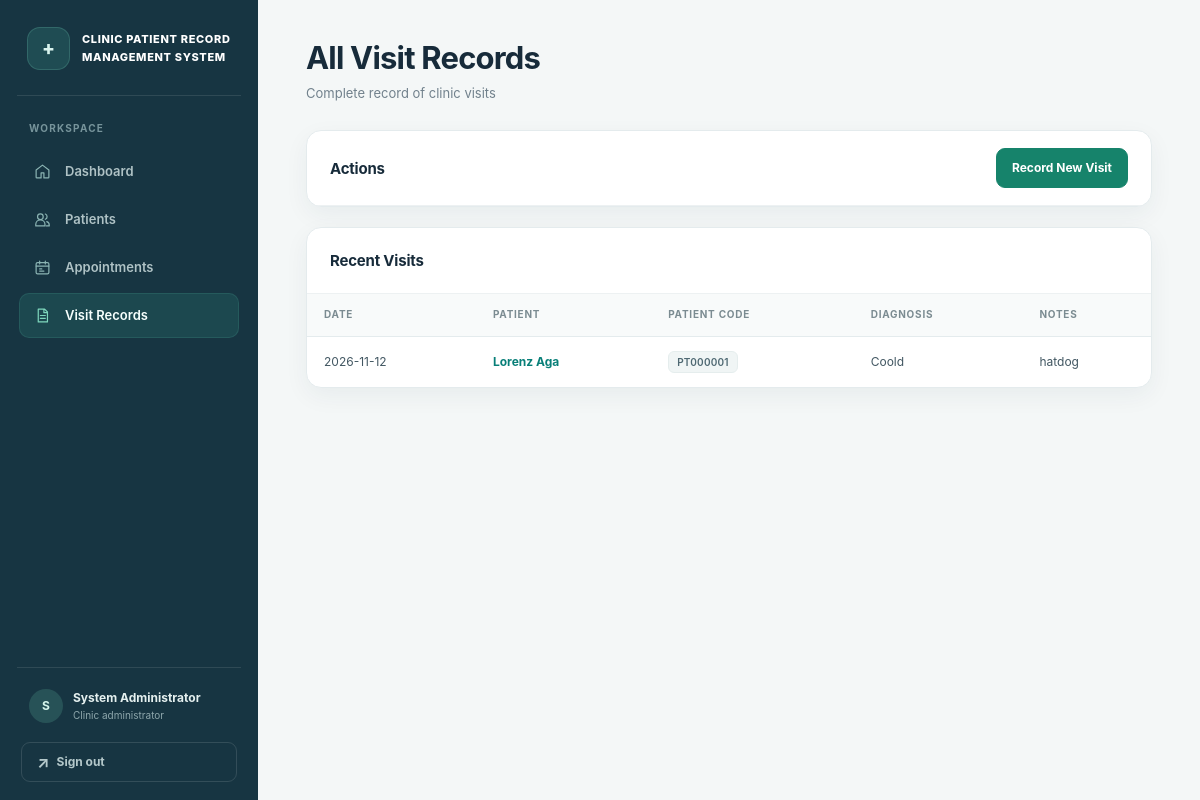
Page /visits (signed in) on the earlier database version.
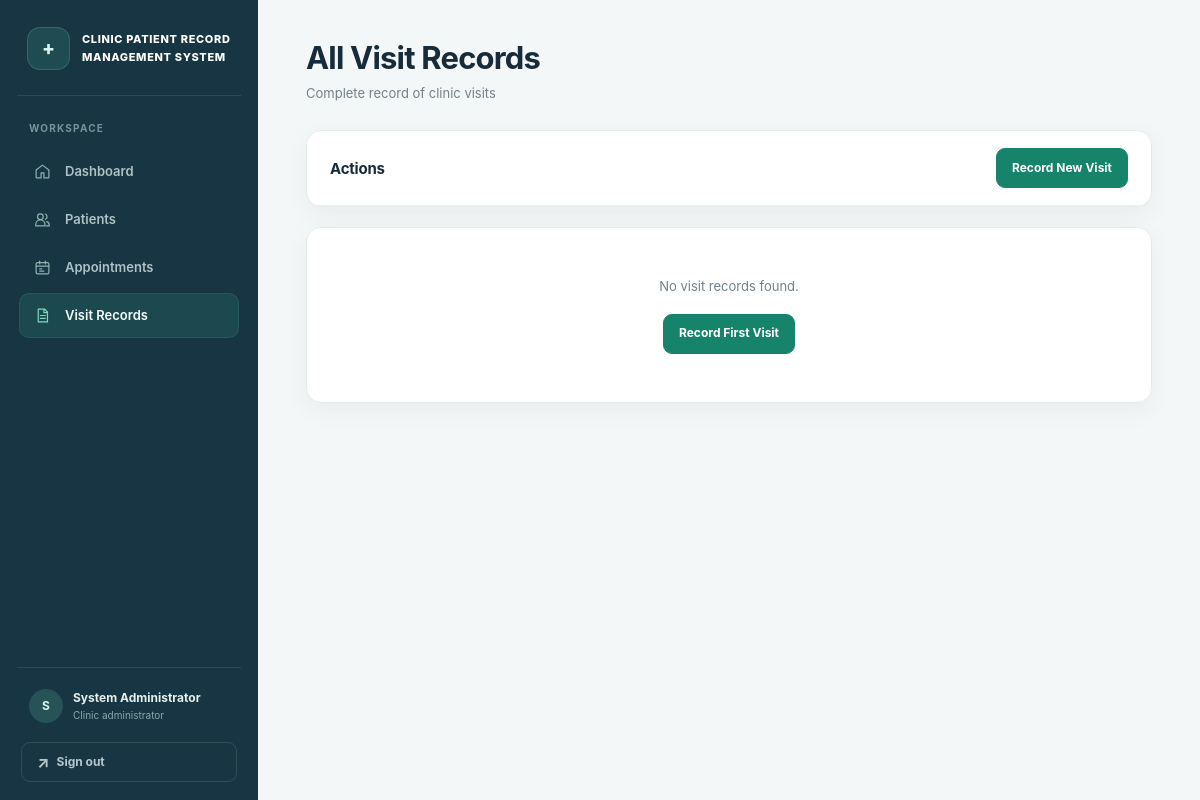
Same page on the later database version.
### tables this page shows
CREATE TABLE visits (
    visit_id INTEGER PRIMARY KEY AUTOINCREMENT,
    patient_id INTEGER NOT NULL,
    appointment_id INTEGER,
    visit_date TEXT NOT NULL,
    notes TEXT,
    diagnosis TEXT,
    created_at TEXT NOT NULL DEFAULT CURRENT_TIMESTAMP,
    updated_at TEXT NOT NULL DEFAULT CURRENT_TIMESTAMP,
    FOREIGN KEY (patient_id) REFERENCES patients(patient_id) ON DELETE CASCADE,
    FOREIGN KEY (appointment_id) REFERENCES appointments(appointment_id) ON DELETE SET NULL
);

CREATE TABLE patients (
    patient_id INTEGER PRIMARY KEY AUTOINCREMENT,
    patient_code TEXT UNIQUE NOT NULL,
    name TEXT NOT NULL,
    contact TEXT,
    date_of_birth TEXT,
    address TEXT,
    created_at TEXT NOT NULL DEFAULT CURRENT_TIMESTAMP,
    updated_at TEXT NOT NULL DEFAULT CURRENT_TIMESTAMP
);

### app.py (the view)
@app.route('/visits')
@login_required
def visits():
    visits_list = db.get_all_visits()
    return render_template('visit_history.html', visits=visits_list, patient=None)

### app.py (called while the page is built)
@app.after_request
def prevent_auth_page_caching(response):
    if request.endpoint in {'login', 'logout'}:
        response.headers['Cache-Control'] = 'no-store, no-cache, must-revalidate, max-age=0'
        response.headers['Pragma'] = 'no-cache'
        response.headers['Expires'] = '0'
    return response

def login_required(f):
    @wraps(f)
    def decorated_function(*args, **kwargs):
        if 'user_id' not in session:
            flash('Please log in to access this page.', 'error')
            return redirect(url_for('login'))
        return f(*args, **kwargs)
    return decorated_function

### database.py (called while the page is built)
def get_db_connection():
    conn = sqlite3.connect(DATABASE_PATH)
    conn.row_factory = sqlite3.Row
    conn.execute('PRAGMA foreign_keys = ON')
    return conn

def get_all_visits():
    conn = get_db_connection()
    visits = conn.execute(
        '''SELECT v.*, p.name, p.patient_code
           FROM visits v
           JOIN patients p ON v.patient_id = p.patient_id
           ORDER BY v.visit_date DESC'''
    ).fetchall()
    conn.close()
    return visits

### templates/visit_history.html (shortened to what this page needs)
{% extends "base.html" %}
{% block content %}
<div class="content-header">
    <h1>{% if patient %}Visit History - {{ patient.name }}{% else %}All Visit Records{% endif %}</h1>
    <p>{% if patient %}Patient consultation history{% else %}Complete record of clinic visits{% endif %}</p>
</div>
{% if patient %}
<div class="card">
    <div class="card-header">
        <h2>Patient Information</h2>
        <a href="{{ url_for('patient_details', patient_id=patient.patient_id) }}" class="btn btn-primary btn-small">View Full Profile</a>
    </div>
    <div class="patient-info-grid">
        <div class="info-item">
            <label>Patient Code</label>
            <span class="patient-code">{{ patient.patient_code }}</span>
        </div>
        <div class="info-item">
            <label>Name</label>
            <span>{{ patient.name }}</span>
        </div>
        <div class="info-item">
            <label>Contact</label>
            <span>{{ patient.contact or '—' }}</span>
        </div>
    </div>
</div>
{% else %}
<div class="card">
    <div class="card-header">
        <h2>Actions</h2>
        <a href="{{ url_for('record_visit') }}" class="btn btn-success">Record New Visit</a>
    </div>
</div>
{% endif %}
{% if visits %}
<div class="card">
    {% if not patient %}
    <div class="card-header">
        <h2>Recent Visits</h2>
    </div>
    <div class="table-container">
        <table class="data-table">
            <thead>
                <tr>
                    <th>Date</th>
                    <th>Patient</th>
                    <th>Patient Code</th>
                    <th>Diagnosis</th>
                    <th>Notes</th>
                </tr>
            </thead>
            <tbody>
                {% for visit in visits %}
                <tr>
                    <td>{{ visit.visit_date }}</td>
                    <td><a href="{{ url_for('patient_details', patient_id=visit.patient_id) }}">{{ visit.name }}</a></td>
                    <td><span class="patient-code">{{ visit.patient_code }}</span></td>
                    <td>{{ visit.diagnosis or '—' }}</td>
                    <td>{{ visit.notes[:100] }}{% if visit.notes|length > 100 %}...{% endif %}</td>
                </tr>
                {% endfor %}
            </tbody>
        </table>
    </div>
    {% endif %}
</div>
{% else %}
<div class="card">
    <div class="empty-state">
        <p>{% if patient %}No visit records for this patient.{% else %}No visit records found.{% endif %}</p>
        <a href="{{ url_for('record_visit') }}" class="btn btn-success">Record First Visit</a>
    </div>
</div>
{% endif %}
{% endblock %}

Differences in the rows shown:
removed visits: visit_date "2026-11-12", name "Lorenz Aga", patient_code "PT000001", diagnosis "Coold", notes "hatdog"
Other differences:
text no longer shown: "Recent Visits DATE PATIENT PATIENT CODE DIAGNOSIS NOTES"
text now shown: "No visit records found. Record First Visit"
